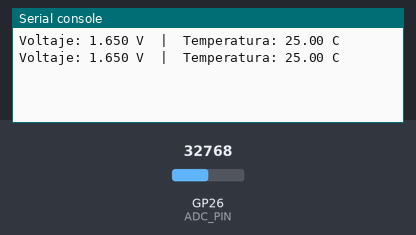
Bench run of a program on a simulated Raspberry Pi Pico running MicroPython. Shown: the last lines printed to the serial console. The inputs (shaded band) are chosen by the test bench; at power-on: GP26 (ADC_PIN) = 32768 (analog values on the 0–65535 scale).

Above: at 1.2 s.
1.3 s: GP26 (ADC_PIN) set to 0
At 2.8 s:
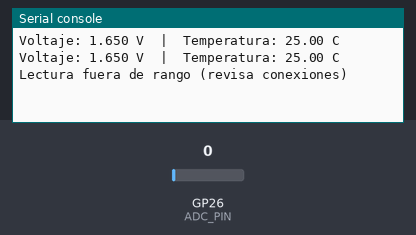
3.5 s: GP26 (ADC_PIN) set to 7864
At 4.4 s:
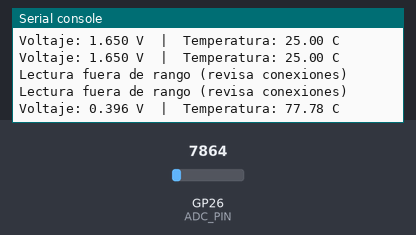

Measured:
- after the input at 1.3 s, the serial console: prints a new line after 0.70 s (image 1)
- after the input at 3.5 s, the serial console: prints a new line after 0.50 s (image 2)

The program:

termistor.py
```python
"""
Lectura de termistor NTC 100k en Raspberry Pi Pico (MicroPython)
-----------------------------------------------------------------
Circuito (divisor de tension):

  3.3V ---[R_FIJO 100k]---+---[Termistor 100k]--- GND
                            |
                           ADC (GP26 / pin 31)

Ajusta los valores de R_FIJO, R0, B y T0 segun el datasheet
de tu termistor especifico (suelen variar un poco entre marcas).
"""

from machine import ADC, Pin
import utime
import math

# ---------- Configuracion ----------
ADC_PIN = 26          # GP26 (ADC0). Tambien podes usar GP27 (ADC1) o GP28 (ADC2)
R_FIJO = 100_000       # Resistencia fija del divisor (ohms)
R0 = 100_000           # Resistencia nominal del termistor a T0
T0 = 25 + 273.15       # Temperatura nominal en Kelvin (25 C)
BETA = 3950             # Coeficiente Beta tipico para NTC 100k (revisa tu datasheet)
VCC = 3.3                # Voltaje de referencia del ADC

# El termistor puede estar arriba (entre VCC y el nodo) o abajo (entre el nodo y GND).
# En el esquema de arriba esta ABAJO, conectado a GND.
TERMISTOR_ABAJO = True

# ------------------------------------

adc = ADC(Pin(ADC_PIN))

def leer_voltaje():
    lectura = adc.read_u16()        # valor de 0 a 65535
    voltaje = (lectura / 65535) * VCC
    return voltaje

def calcular_temperatura(voltaje):
    if voltaje <= 0 or voltaje >= VCC:
        return None  # lectura invalida (circuito abierto o corto)

    if TERMISTOR_ABAJO:
        # Vout = VCC * R_term / (R_fijo + R_term)
        r_term = R_FIJO * (voltaje / (VCC - voltaje))
    else:
        # Termistor arriba: Vout = VCC * R_fijo / (R_fijo + R_term)
        r_term = R_FIJO * ((VCC - voltaje) / voltaje)

    # Ecuacion Beta (Steinhart-Hart simplificada)
    inv_t = (1 / T0) + (1 / BETA) * math.log(r_term / R0)
    temp_k = 1 / inv_t
    temp_c = temp_k - 273.15
    return temp_c

while True:
    v = leer_voltaje()
    t = calcular_temperatura(v)

    if t is not None:
        print("Voltaje: {:.3f} V  |  Temperatura: {:.2f} C".format(v, t))
    else:
        print("Lectura fuera de rango (revisa conexiones)")

    utime.sleep(1)
```
